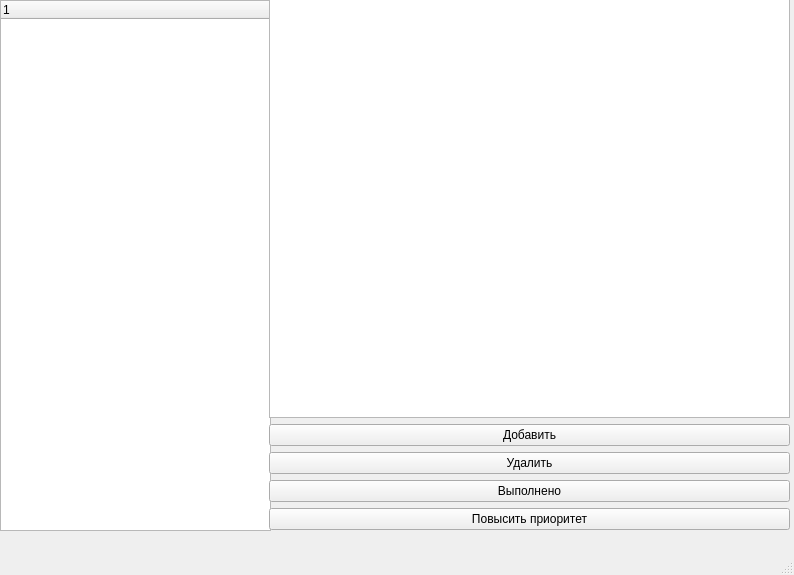
<?xml version="1.0" encoding="UTF-8"?>
<ui version="4.0">
 <class>MainWindow</class>
 <widget class="QMainWindow" name="MainWindow">
  <property name="geometry">
   <rect>
    <x>0</x>
    <y>0</y>
    <width>794</width>
    <height>575</height>
   </rect>
  </property>
  <property name="windowTitle">
   <string>MainWindow</string>
  </property>
  <widget class="QWidget" name="centralwidget">
   <widget class="QWidget" name="horizontalLayoutWidget">
    <property name="geometry">
     <rect>
      <x>0</x>
      <y>0</y>
      <width>271</width>
      <height>531</height>
     </rect>
    </property>
    <layout class="QHBoxLayout" name="horizontalLayout">
     <item>
      <widget class="QTreeWidget" name="datesTree"/>
     </item>
    </layout>
   </widget>
   <widget class="QWidget" name="verticalLayoutWidget">
    <property name="geometry">
     <rect>
      <x>269</x>
      <y>-1</y>
      <width>521</width>
      <height>531</height>
     </rect>
    </property>
    <layout class="QVBoxLayout" name="verticalLayout">
     <item>
      <widget class="QListWidget" name="tasksList"/>
     </item>
     <item>
      <widget class="QPushButton" name="addButton">
       <property name="text">
        <string>Добавить</string>
       </property>
      </widget>
     </item>
     <item>
      <widget class="QPushButton" name="removeButton">
       <property name="text">
        <string>Удалить</string>
       </property>
      </widget>
     </item>
     <item>
      <widget class="QPushButton" name="completeButton">
       <property name="text">
        <string>Выполнено</string>
       </property>
      </widget>
     </item>
     <item>
      <widget class="QPushButton" name="promoteButton">
       <property name="text">
        <string>Повысить приоритет</string>
       </property>
      </widget>
     </item>
    </layout>
   </widget>
  </widget>
  <widget class="QMenuBar" name="menubar">
   <property name="geometry">
    <rect>
     <x>0</x>
     <y>0</y>
     <width>794</width>
     <height>21</height>
    </rect>
   </property>
  </widget>
  <widget class="QStatusBar" name="statusbar"/>
 </widget>
 <resources/>
 <connections/>
</ui>
